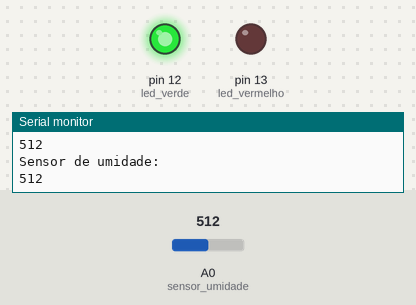
Simulated run of this sketch. Board: Arduino Uno, built with avr-gcc and run on an emulated ATmega328P. Shown: output pins drawn as LEDs (lit = HIGH), the last lines printed to the serial monitor. The test bench sets the inputs (shaded band); at power-on: A0 (sensor_umidade) = 512.

Above: at 1.8 s.
1.9 s: A0 (sensor_umidade) set to 481
At 2.6 s:
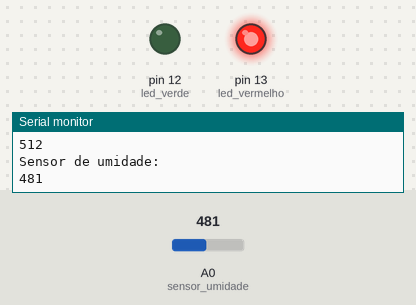
3.5 s: A0 (sensor_umidade) set to 510
At 5.2 s:
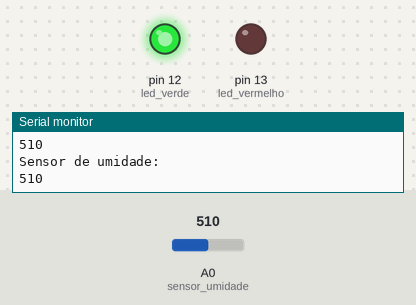
5.5 s: A0 (sensor_umidade) set to 490
At 6.9 s:
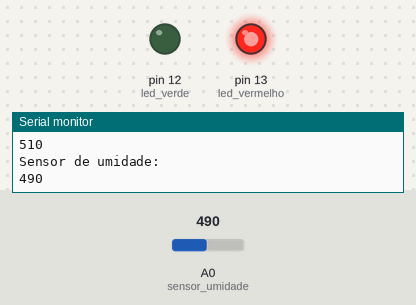
Timing chart, 0 to 8.5 s (numbered marks = the images above; inputs shaded):
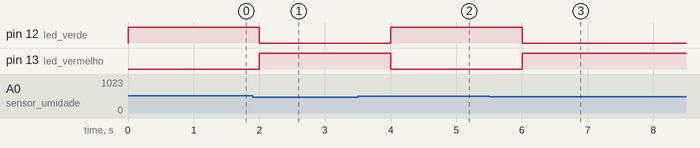

Measured:
- the behaviour switches between 500 and 499 on A0 (sensor_umidade) (found by bisection; images 0 and 1)
- after the input at 1.9 s, pin 12 (led_verde): HIGH → LOW after 0.10 s; pin 13 (led_vermelho): LOW → HIGH after 0.10 s
- after the input at 3.5 s, pin 12 (led_verde): LOW → HIGH after 0.50 s; pin 13 (led_vermelho): HIGH → LOW after 0.50 s
- after the input at 5.5 s, pin 12 (led_verde): HIGH → LOW after 0.50 s; pin 13 (led_vermelho): LOW → HIGH after 0.50 s

The sketch:

SensorUmidadeLed.ino
```cpp
#include "SoftwareSerial.h"

//variáveis Sensor de Umidade
int led_vermelho = 13;
int led_verde = 12;
int sensor_umidade = A0;
int ligado = 0;
int retorno_sensor = 0;

//ALTERAR AQUI O VALOR DO LIMITE ENTRE O MOLHADO E O SECO
int limite_molhado = 500;

void setup() {

  Serial.begin(9600);

  // inicializa as variáveis e portas
  pinMode(sensor_umidade, INPUT);

  pinMode(led_vermelho, OUTPUT);
  pinMode(led_verde, OUTPUT);

}

void loop() {

  SensorUmidade();

  delay(1000);
}

void SensorUmidade(){

  retorno_sensor = analogRead(sensor_umidade);
  Serial.println("Sensor de umidade:");
  Serial.println(retorno_sensor);

  if (retorno_sensor < limite_molhado)
  {
     LigarLedVermelho();
  }
  else
  {
     LigarLedVerde();
  }
}

void LigarLedVermelho(){

    digitalWrite(led_vermelho, HIGH);
    digitalWrite(led_verde, LOW);
}

void LigarLedVerde(){

    digitalWrite(led_vermelho, LOW);
    digitalWrite(led_verde, HIGH);
}
```
